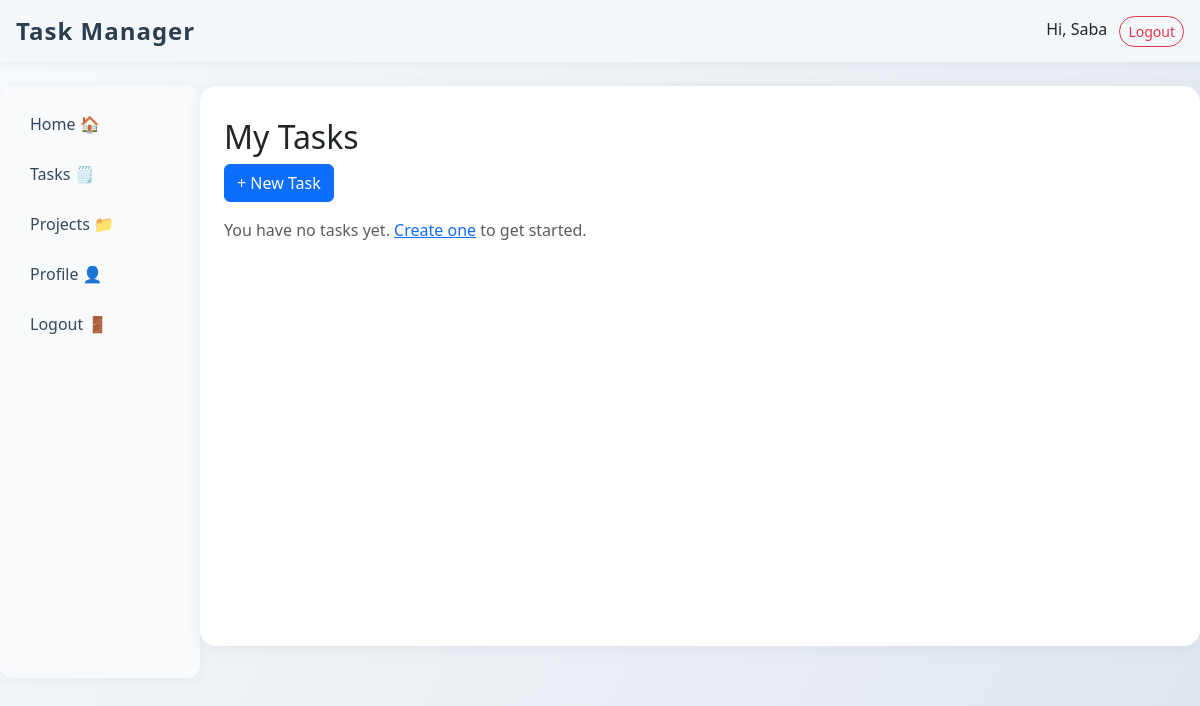
The page /task_list/ (signed in) on the database as committed earlier.
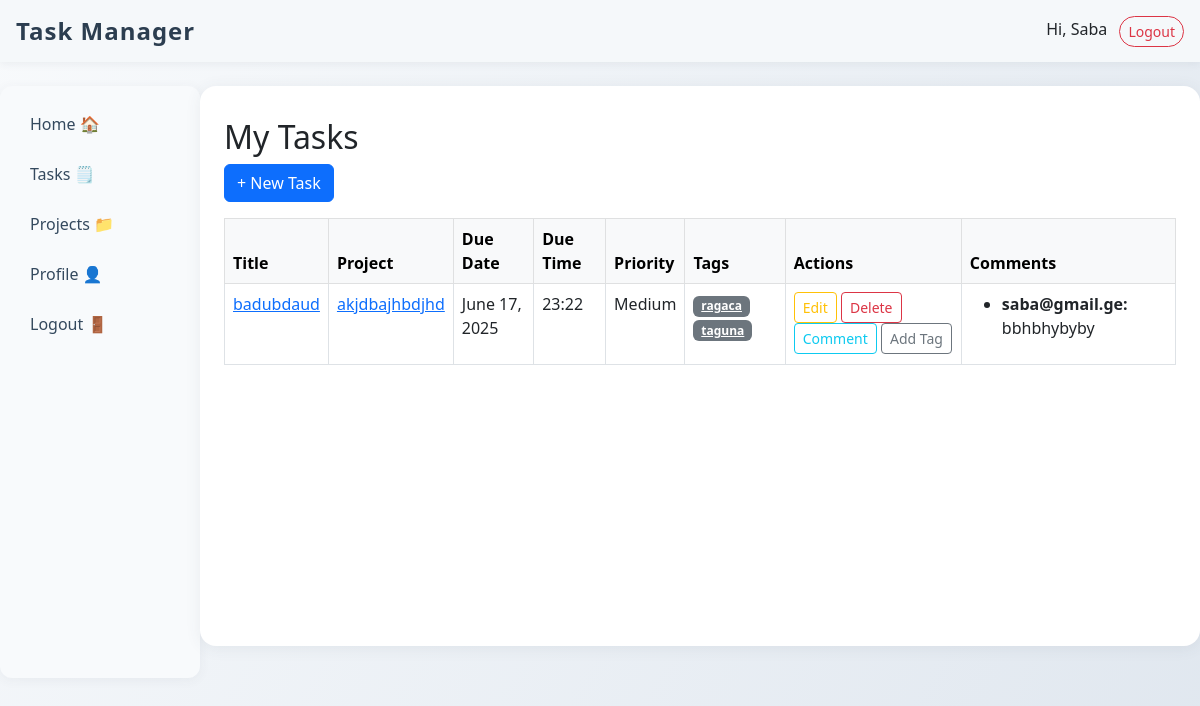
The same page on the database as committed later.
### tasks/models.py (models this page shows, shortened)
class Task(models.Model):
    PRIORITY_CHOICES = [
        ('L', 'Low'),
        ('M', 'Medium'),
        ('H', 'High'),
    ]
    title = models.CharField(max_length=255)
    description = models.TextField(blank=True)
    user = models.ForeignKey(settings.AUTH_USER_MODEL, on_delete=models.CASCADE, related_name='tasks')
    project = models.ForeignKey(Project, on_delete=models.CASCADE, related_name='tasks', null=True, blank=True)
    due_date = models.DateField()
    time = models.TimeField(null=True, blank=True)
    priority = models.CharField(max_length=1, choices=PRIORITY_CHOICES, default='M')
    tags = models.ManyToManyField(Tag, blank=True, related_name='tasks')
    completed = models.BooleanField(default=False)
    created_at = models.DateTimeField(auto_now_add=True)

class Project(models.Model):
    name = models.CharField(max_length=255)
    description = models.TextField(blank=True)
    owner = models.ForeignKey(settings.AUTH_USER_MODEL, on_delete=models.CASCADE, related_name='projects')
    created_at = models.DateTimeField(auto_now_add=True)

class Tag(models.Model):
    name = models.CharField(max_length=50)
    color = models.CharField(max_length=7, default="#cccccc")  # Hex color

class TaskComment(models.Model):
    task = models.ForeignKey(Task, on_delete=models.CASCADE, related_name='comments')
    user = models.ForeignKey(settings.AUTH_USER_MODEL, on_delete=models.CASCADE)
    content = models.TextField()
    created_at = models.DateTimeField(auto_now_add=True)

### accounts/models.py (models this page shows)
class CustomUser(AbstractBaseUser, PermissionsMixin):
    email = models.EmailField(unique=True)
    first_name = models.CharField(max_length=50, blank=True)
    last_name = models.CharField(max_length=50, blank=True)
    is_active = models.BooleanField(default=True)
    is_staff = models.BooleanField(default=False)
    date_joined = models.DateTimeField(auto_now_add=True)
    USERNAME_FIELD = 'email'
    REQUIRED_FIELDS = []
    objects = CustomUserManager()
    def __str__(self):
        return self.email

### tasks/views.py (the view)
# urls.py: path('task_list/', views.task_list, name='task_list'),
@login_required
def task_list(request):
    tasks = Task.objects.filter(user=request.user)
    template = 'tasks/partials/task_list.html' if is_htmx(request) else 'tasks/task_list.html'
    return render(request, template, {'tasks': tasks})

### tasks/views.py (called while the page is built)
def is_htmx(request):
    return request.headers.get('HX-Request') == 'true'

### tasks/templates/tasks/task_list.html (shortened to what this page needs)
{% extends 'base.html' %}
{% block content %}
  <h2>My Tasks</h2>
  <a href="{% url 'tasks:create_task' %}" class="btn btn-primary mb-3">+ New Task</a>
  {% if tasks %}
    <table class="table table-bordered table-hover">
      <thead class="table-light">
        <tr>
          <th>Title</th>
          <th>Project</th>
          <th>Due Date</th>
          <th>Due Time</th>
          <th>Priority</th>
          <th>Tags</th>
          <th>Actions</th>
          <th>Comments</th>
        </tr>
      </thead>
      <tbody>
        {% for task in tasks %}
        <tr>
          <td>
            <a href="{% url 'tasks:task_detail' task.pk %}" target="_blank">{{ task.title }}</a>
          </td>
          <td>
            {% if task.project %}
              <a href="{% url 'tasks:project_detail' task.project.pk %}" target="_blank">{{ task.project.name }}</a>
            {% else %}
              <span class="text-muted">None</span>
            {% endif %}
          </td>
          <td>{{ task.due_date }}</td>
          <td>{{ task.time|date:"H:i" }}</td>
          <td>{{ task.get_priority_display }}</td>
          <td>
            {% for tag in task.tags.all %}
              <a href="{% url 'tasks:tasks_by_tag' tag.id %}" class="badge bg-secondary">{{ tag.name }}</a>
            {% empty %}
              <span class="text-muted">None</span>
            {% endfor %}
          </td>
          <td>
            <a href="{% url 'tasks:edit_task' task.pk %}" class="btn btn-sm btn-outline-warning">Edit</a>
            <a href="{% url 'tasks:delete_task' task.pk %}" class="btn btn-sm btn-outline-danger">Delete</a>
            <a href="{% url 'tasks:add_comment' task.pk %}" class="btn btn-sm btn-outline-info">Comment</a>
            <a href="{% url 'tasks:add_tag' task.pk %}" class="btn btn-sm btn-outline-secondary">Add Tag</a>
          </td>
          <td>
                {% if task.comments.all %}
                    <ul>
                        {% for comment in task.comments.all %}
                            <li>
                                <strong>{{ comment.user }}:</strong>
                                {{ comment.content|truncatechars:40 }}
                            </li>
                        {% empty %}
                            <li>No comments</li>
                        {% endfor %}
                    </ul>
                {% else %}
                    No comments
                {% endif %}
            </td>
        </tr>
        {% endfor %}
      </tbody>
    </table>
  {% else %}
    <p class="text-muted">You have no tasks yet. <a href="{% url 'tasks:create_task' %}">Create one</a> to get started.</p>
  {% endif %}
{% endblock %}

Rows that differ between the two databases and show on the page:
added Task: title "badubdaud", project.name "akjdbajhbdjhd", due_date "June 17, 2025", time "23:22", priority "Medium"
now on this page (row unchanged): Tag: name "ragaca"
added Tag: name "taguna"
added TaskComment: user "saba@gmail.ge", content "bbhbhybyby"
Other text that changed with them:
text no longer shown: "You have no tasks yet. Create one to get started."
text now shown: "Title Project Due Date Due Time Priority Tags Actions Comments"
